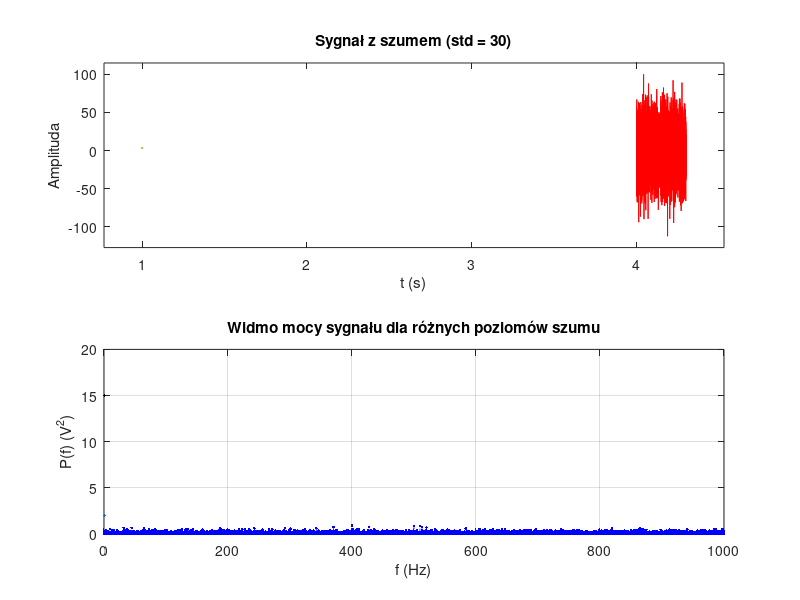

This figure's MATLAB source:
clear all; close all;

% Parametry sygnału
fpr = 2000;                         % częstotliwość próbkowania (Hz)
T = 10;                             % czas trwania sygnału w sekundach
N = round(T * fpr);                 % liczba próbek
dt = 1 / fpr; t = dt * (0:N-1);     % oś czasu

% Generowanie sinusa
f_sin = 50; % częstotliwość sygnału sinusoidalnego
x = sin(2 * pi * f_sin * t); % sygnał sinusoidalny

% Dodawanie szumu i obliczanie widma mocy dla różnych poziomów szumu
std_noise_levels = 0:1:30;
figure;
 
try
    for std_noise = std_noise_levels
        noise = randn(1, N);                % generowanie szumu
        x_noisy = x + std_noise * noise;    % dodanie szumu
        X = fft(x_noisy);                   % obliczenie FFT
        P2 = abs(X / N).^2;                 % widmo mocy
        P1 = P2(1:N/2+1);                   % pojedyncze widmo mocy
        P1(2:end-1) = 2*P1(2:end-1);        % skalowanie
        f = fpr * (0:(N/2)) / N;            % oś częstotliwości

        subplot(2, 1, 1);
        plot(t(t >= 4 & t <= 4.3), x_noisy(t >= 4 & t <= 4.3), "r", LineWidth=3);
        hold on;
        title(['Sygnał z szumem (std = ', num2str(std_noise), ')']);
        xlabel('t (s)'); ylabel('Amplituda');
        axis("padded");
        
        subplot(2, 1, 2);
        plot(f, P1, "b:.", LineWidth=2, Marker=".", MarkerSize=15, MarkerEdgeColor="k");
        title('Widmo mocy sygnału dla różnych poziomów szumu');
        xlabel('f (Hz)'); ylabel('P(f) (V^2)');
        grid on;

        drawnow;
        pause();
    end
catch
    disp('Pętla przerwana, przechodzę do dalszej części kodu.');
end